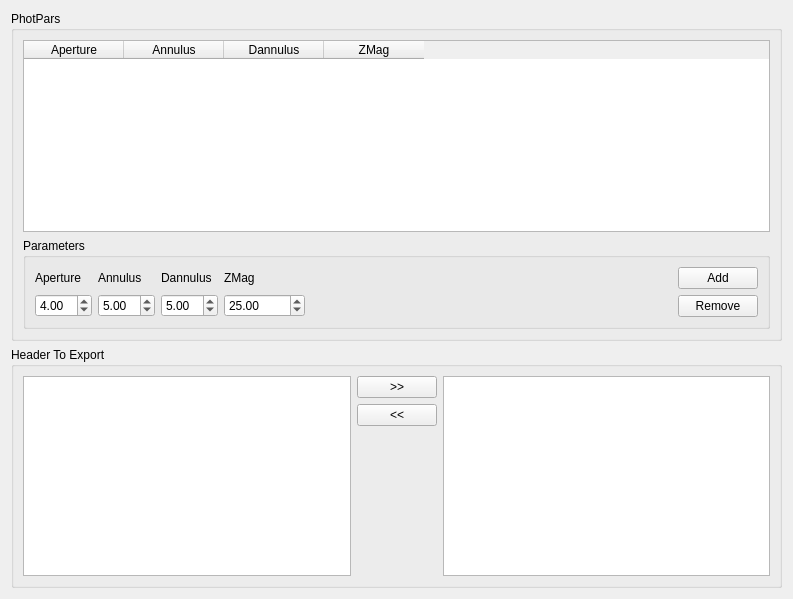
          <widget class="QWidget" name="tab_26">
           <attribute name="title">
            <string>Photometry</string>
           </attribute>
           <layout class="QGridLayout" name="gridLayout_40">
            <item row="0" column="0">
             <widget class="QGroupBox" name="groupBox_13">
              <property name="title">
               <string>PhotPars</string>
              </property>
              <layout class="QGridLayout" name="gridLayout_45">
               <item row="0" column="0">
                <widget class="QTableWidget" name="phot_par_list">
                 <property name="selectionBehavior">
                  <enum>QAbstractItemView::SelectRows</enum>
                 </property>
                 <column>
                  <property name="text">
                   <string>Aperture</string>
                  </property>
                 </column>
                 <column>
                  <property name="text">
                   <string>Annulus</string>
                  </property>
                 </column>
                 <column>
                  <property name="text">
                   <string>Dannulus</string>
                  </property>
                 </column>
                 <column>
                  <property name="text">
                   <string>ZMag</string>
                  </property>
                 </column>
                </widget>
               </item>
               <item row="1" column="0">
                <widget class="QGroupBox" name="groupBox_15">
                 <property name="title">
                  <string>Parameters</string>
                 </property>
                 <layout class="QGridLayout" name="gridLayout_44">
                  <item row="0" column="0">
                   <layout class="QGridLayout" name="gridLayout_42">
                    <item row="0" column="0">
                     <widget class="QLabel" name="label_18">
                      <property name="text">
                       <string>Aperture</string>
                      </property>
                     </widget>
                    </item>
                    <item row="0" column="1">
                     <widget class="QLabel" name="label_24">
                      <property name="text">
                       <string>Annulus</string>
                      </property>
                     </widget>
                    </item>
                    <item row="0" column="2">
                     <widget class="QLabel" name="label_25">
                      <property name="text">
                       <string>Dannulus</string>
                      </property>
                     </widget>
                    </item>
                    <item row="0" column="3">
                     <widget class="QLabel" name="label_26">
                      <property name="text">
                       <string>ZMag</string>
                      </property>
                     </widget>
                    </item>
                    <item row="1" column="0">
                     <widget class="QDoubleSpinBox" name="phot_aperture">
                      <property name="value">
                       <double>4.000000000000000</double>
                      </property>
                     </widget>
                    </item>
                    <item row="1" column="1">
                     <widget class="QDoubleSpinBox" name="phot_annulus">
                      <property name="value">
                       <double>5.000000000000000</double>
                      </property>
                     </widget>
                    </item>
                    <item row="1" column="2">
                     <widget class="QDoubleSpinBox" name="phot_dannulus">
                      <property name="value">
                       <double>5.000000000000000</double>
                      </property>
                     </widget>
                    </item>
                    <item row="1" column="3">
                     <widget class="QDoubleSpinBox" name="phot_zmag">
                      <property name="minimum">
                       <double>-65535.000000000000000</double>
                      </property>
                      <property name="maximum">
                       <double>65535.000000000000000</double>
                      </property>
                      <property name="value">
                       <double>25.000000000000000</double>
                      </property>
                     </widget>
                    </item>
                   </layout>
                  </item>
                  <item row="0" column="1">
                   <spacer name="horizontalSpacer_12">
                    <property name="orientation">
                     <enum>Qt::Horizontal</enum>
                    </property>
                    <property name="sizeHint" stdset="0">
                     <size>
                      <width>367</width>
                      <height>20</height>
                     </size>
                    </property>
                   </spacer>
                  </item>
                  <item row="0" column="2">
                   <layout class="QGridLayout" name="gridLayout_43">
                    <item row="0" column="0">
                     <widget class="QPushButton" name="phot_add_par">
                      <property name="text">
                       <string>Add</string>
                      </property>
                     </widget>
                    </item>
                    <item row="1" column="0">
                     <widget class="QPushButton" name="phot_rm_par">
                      <property name="text">
                       <string>Remove</string>
                      </property>
                     </widget>
                    </item>
                   </layout>
                  </item>
                 </layout>
                </widget>
               </item>
              </layout>
             </widget>
            </item>
            <item row="1" column="0">
             <widget class="QGroupBox" name="groupBox_14">
              <property name="title">
               <string>Header To Export</string>
              </property>
              <layout class="QGridLayout" name="gridLayout_39">
               <item row="0" column="0" rowspan="3">
                <widget class="QListWidget" name="phot_header_list">
                 <property name="selectionMode">
                  <enum>QAbstractItemView::ExtendedSelection</enum>
                 </property>
                </widget>
               </item>
               <item row="0" column="1">
                <widget class="QPushButton" name="phot_add_to_header_to_extract">
                 <property name="text">
                  <string>&gt;&gt;</string>
                 </property>
                </widget>
               </item>
               <item row="0" column="2" rowspan="3">
                <widget class="QListWidget" name="phot_header_to_exract">
                 <property name="selectionMode">
                  <enum>QAbstractItemView::MultiSelection</enum>
                 </property>
                </widget>
               </item>
               <item row="1" column="1">
                <widget class="QPushButton" name="phot_remobe_from_header_to_extract">
                 <property name="text">
                  <string>&lt;&lt;</string>
                 </property>
                </widget>
               </item>
               <item row="2" column="1">
                <spacer name="verticalSpacer_3">
                 <property name="orientation">
                  <enum>Qt::Vertical</enum>
                 </property>
                 <property name="sizeHint" stdset="0">
                  <size>
                   <width>20</width>
                   <height>150</height>
                  </size>
                 </property>
                </spacer>
               </item>
              </layout>
             </widget>
            </item>
           </layout>
          </widget>
